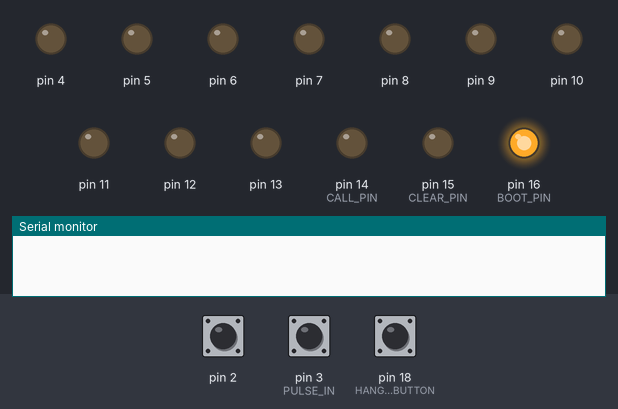
Bench run of a sketch on a simulated Arduino Uno, built with avr-gcc and run on an emulated ATmega328P. Parts: output pins drawn as LEDs (lit = HIGH), the last lines printed to the serial monitor. The inputs (shaded band) are chosen by the test bench; at power-on: pin 2 LOW, pin 18 (HANGUP_BUTTON) LOW, pin 3 (PULSE_IN) LOW.

Above: at 2.1 s.
At 4.2 s:
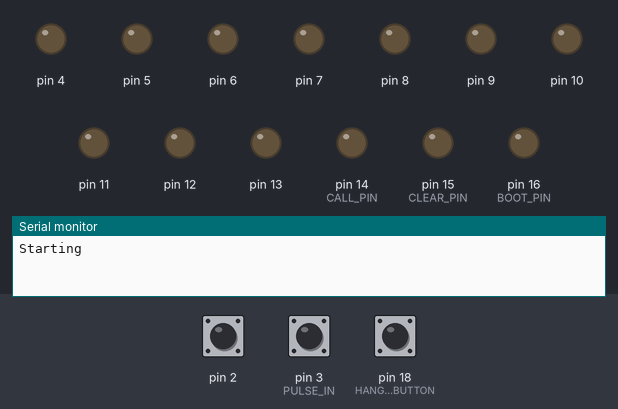
4.3 s: pin 2 pulsed HIGH 2 times (0.12 s each, 0.3 s apart)
6.4 s: pin 18 (HANGUP_BUTTON) pulled HIGH for 0.15 s
At 6.55 s:
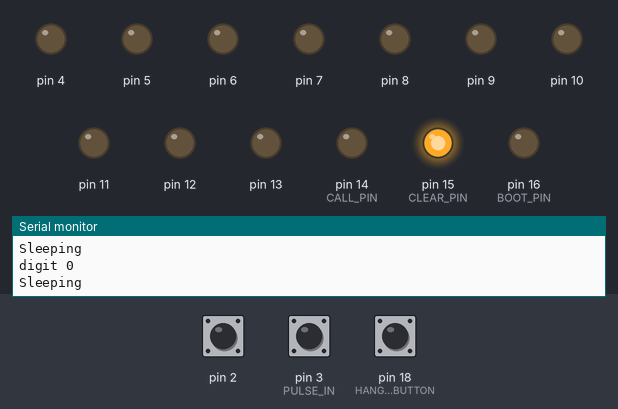
Timing chart, 0 to 9.4 s (numbered marks = the images above; inputs shaded):
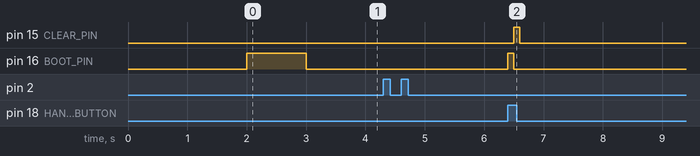

The sketch:

w_hltelefon.ino
```cpp
#define PULSE_ACTIVE B00000100 // Pin 2 but here this is used to identify the pin in register PIND.
#define PULSE_IN 3
#define CALL_PIN 14
#define CLEAR_PIN 15
#define BOOT_PIN 16
#define HANGUP_BUTTON 18
#define HANGUP_BUTTON_PIN B00010000  // Pin 18 but here this is used to identify the pin in register PINC.
#define MIN_VALID_PULSE 40000
#define MAX_VALID_PULSE 50000
#define PULSE_IN_TIMEOUT 100000


/*
 *In SA phone numbers are 10 digit long - to be changed for your country
 *For international calls, the code looks at the second digit.
 *If it's also a 0, the automatic dialing is disabled. See comment down below.
 */
#define PHONE_NUMBER_LENGTH 10

bool off_hook = false;
byte digitCount = 0;
byte digit = 0;
bool hasDigit = false;
bool digit2zero = false;

void setup() {
  /*
   * pins for the dialer
   */

  pinMode(PULSE_ACTIVE, INPUT);
  pinMode(PULSE_IN, INPUT);
  pinMode(HANGUP_BUTTON, INPUT);
  /*
   * pins for the cellphone
   */
  pinMode(4, OUTPUT); //1
  pinMode(5, OUTPUT); //2
  pinMode(6, OUTPUT); //3
  pinMode(7, OUTPUT); //4
  pinMode(8, OUTPUT); //5
  pinMode(9, OUTPUT); //6
  pinMode(10, OUTPUT); //7
  pinMode(11, OUTPUT); //8
  pinMode(12, OUTPUT); //9
  pinMode(13, OUTPUT); //0

  pinMode(CALL_PIN, OUTPUT);
  pinMode(CLEAR_PIN, OUTPUT);
  pinMode(BOOT_PIN, OUTPUT);

  delay(2000);

  digitalWrite(BOOT_PIN, HIGH);
  delay(1000);
  digitalWrite(BOOT_PIN, LOW);

  off_hook = false;

  Serial.begin(9600); //for debugging
  Serial.println("Starting"); //for debugging
}

void loop() {
  /*
   * This bit was taught to me by this article. Read it! It's really good.
   * http://www.instructables.com/id/Fast-digitalRead-digitalWrite-for-Arduino/
   * Those next 2 lines effectively replace a digitalRead() by looking straight at the registers
   * Using digitalRead() I was sometimes getting 1s instead of 2s etc...
   * This solves most of them.
   */
  int hookState = PINC;
  hookState = hookState & HANGUP_BUTTON_PIN;
  if(hookState){
   //Serial.println("on hook"); //for debugging
    /*
     * This prevents the HangUp() function from being called all the time when the receiver in down.
     * On my cellphone, the hangup and shutdown button are the same.
     * I don't want the phone to shutdown.
     * Turning off the cellphone will be manual due to lack of features on the old telephone.
     */
    if(off_hook){
      hangUp();
    }
    return;
  }

  /*
   * This bit was taught to me by this article. Read it! It's really good.
   * http://www.instructables.com/id/Fast-digitalRead-digitalWrite-for-Arduino/
   * Those next 2 lines effectively replace a digitalRead() by looking straight at the registers
   * Using digitalRead() I was sometimes getting 1s instead of 2s etc...
   * This solves most of them.
   */
  int activeState = PIND;
  activeState = PIND & PULSE_ACTIVE;

  if(activeState) //Serial.println("Active"); //for debugging

  while(activeState){
    off_hook = true;

    unsigned long val = myPulseIn(3, LOW, PULSE_IN_TIMEOUT);
   //Serial.println(val); //for debugging
    if(val > MIN_VALID_PULSE && val < MAX_VALID_PULSE){
      digit++;
      Serial.println(digit);
    }
    activeState = PIND;
    activeState = PIND & PULSE_ACTIVE ;
    hasDigit = true;
    //Serial.println(hasDigit);
  }
  if(hasDigit ){
    Serial.print("digit "); //for debugging
    Serial.println(digit); //for debugging
    //dialCellDigit(digit);
    Serial.println("Sleeping"); //for debugging
    digit = 0;
    hasDigit = false;
  }
}

void dialCellDigit(byte digit){
  /*
  * add a digit to the phone number
   */
  digitCount++;

  /*
   * if the 2nd digit is 0, I'm dialing an international number
   * Will disable auto-dialing based on that.
   */
  if(digit == 10 && digitCount == 2)
    digit2zero = true;

  /*
   * the pin number is 3 more than the digit I'm dialing
   */
  byte numberPin = digit + 3;

  /*
   * 'press' a button on the cellphone
   */
  digitalWrite(numberPin, HIGH);
  delay(250);
  digitalWrite(numberPin, LOW);

  /*
   * When we get to the proper length for a phone number
   * If the second digit was a 0, we are doing an international call.
   * Then dialing will be manual.
   */
  if(digitCount == PHONE_NUMBER_LENGTH && !digit2zero){
    /*
     * Call the number
     */
    Serial.println("Calling"); //for debugging
    call(500);
  }
}

/*
* Pretty obvious
* But also turns on the phone at the start
*/
void call(int press_delay){
  digitalWrite(CALL_PIN, HIGH);
  delay(press_delay);
  digitalWrite(CALL_PIN, LOW);
}

/*
* Pretty obvious too
* But also used to clear the digits on the cell
*/
void hangUp(){
  digitalWrite(BOOT_PIN, HIGH);
  delay(100);
  digitalWrite(BOOT_PIN, LOW);
  digitalWrite(CLEAR_PIN, HIGH);
  delay(100);
  digitalWrite(CLEAR_PIN, LOW);
  digitCount = 0;
  digit2zero = false;
  off_hook = false;
}

/*
 * This code replaces the default Arduino PulseIn
 * Credits to Jims in this thread.
 * https://forum.arduino.cc/index.php?topic=46011.0
 * I panelbeated it a little because it got stuck if when the PULSE_ACTIVE resets.
 */
unsigned long myPulseIn(uint8_t pin, uint8_t state, long timeOut)
{
   // cache the port and bit of the pin in order to speed up the
   // pulse width measuring loop and achieve finer resolution.  calling
   // digitalRead() instead yields much coarser resolution.
   uint8_t bit = digitalPinToBitMask(pin);
   uint8_t port = digitalPinToPort(pin);
   uint8_t stateMask = (state ? bit : 0);
   unsigned long width = 0; // keep initialization out of time critical area */

   // wait for the pulse to start
   while ( (*portInputRegister(port) & bit) != stateMask)
       ;

   // wait for the pulse to stop
   while ( (*portInputRegister(port) & bit) == stateMask){
       width++;
       if(width > timeOut) //Time out if the wait is too long
        break;
   }

   return width;
}
```

Measured:
- after the input at 6.4 s, pin 15 (CLEAR_PIN): LOW → HIGH after 0.10 s, → LOW 0.10 s later; pin 16 (BOOT_PIN): LOW → HIGH at once, → LOW 0.10 s later
